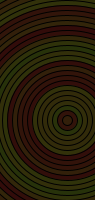
Frame 1 (no input)
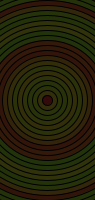
Frame 60 (the mouse pressed at the canvas centre just before this capture)
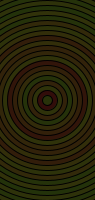
Frame 120 (the mouse held since frame 60 and released just before this capture)

The Processing sketch that drew these frames (run headless with seeded random() and noise(); from frame 60 on, the mouse is pressed at the canvas centre):

// Processing sketch: processing_187525
// ── processing_187525.pde

//Rebote en ejes X y Y
int pX, pY, vX, vY;
int t = 60;


void setup(){
  size(95,200);
  colorMode(HSB);
  pX = width/2;
  pY = height/2;
  vX = 20;
  vY = 20;
}

void draw(){
  background(random(t),100,50);
 

  pX = pX+vX;
  pY = pY+vY;
  for (int i = 600; i > 0;i = i -10) {
fill(random(t),200,50);
  ellipse(pX,pY,i,i);
  }
  if((pX<0)||(pX>width)){
    vX = -vX;
  } 

  if((pY<0)||(pY>height)){
    vY = -vY;
  } 
}
